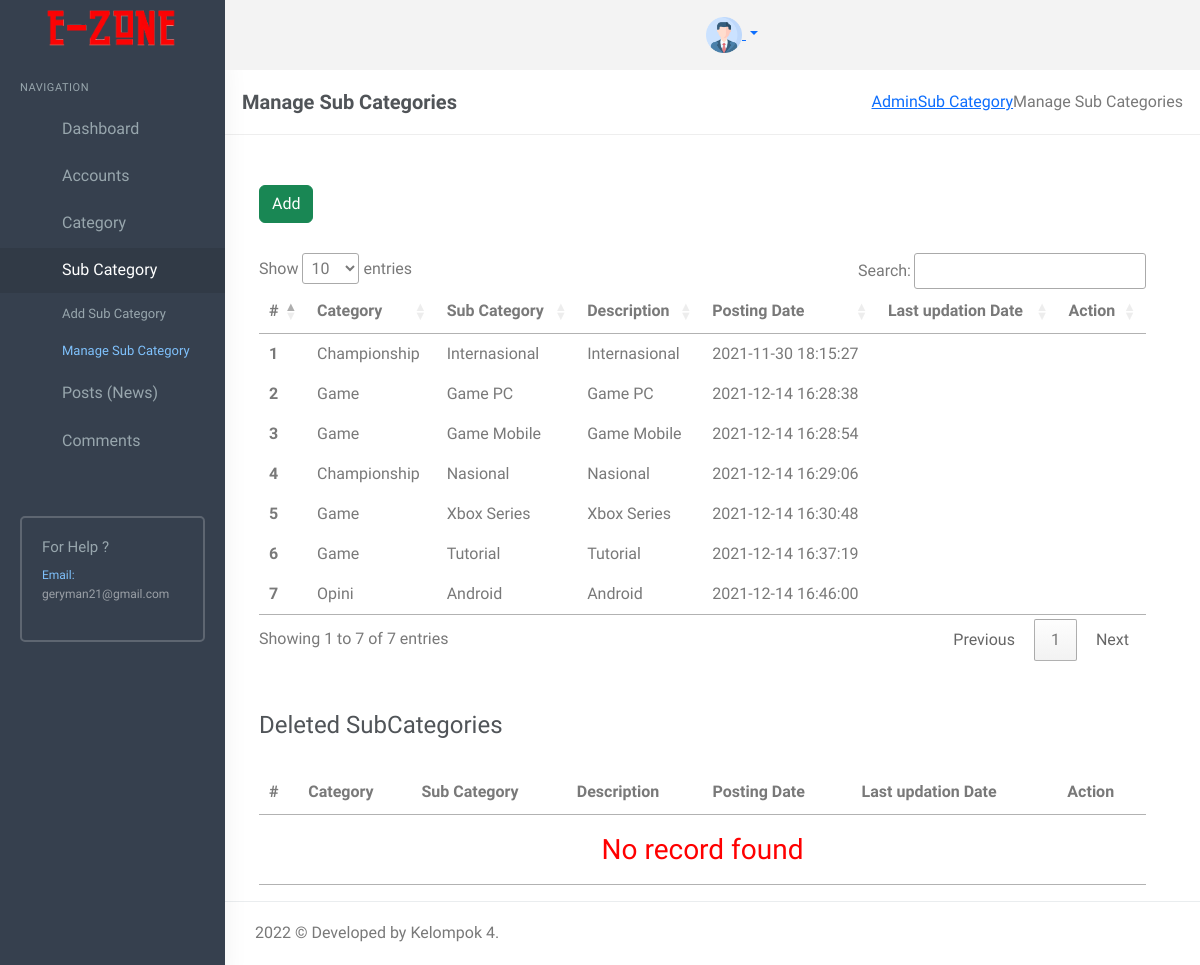
Screenshot of /newsportal/admin/manage-subcategories.php (signed in) with the database file from the repository.
### tables this page shows
CREATE TABLE `tblsubcategory` (
  `SubCategoryId` int(11) NOT NULL,
  `CategoryId` int(11) DEFAULT NULL,
  `Subcategory` varchar(255) DEFAULT NULL,
  `SubCatDescription` mediumtext DEFAULT NULL,
  `PostingDate` timestamp NOT NULL DEFAULT current_timestamp(),
  `UpdationDate` timestamp NULL DEFAULT NULL ON UPDATE current_timestamp(),
  `Is_Active` int(1) DEFAULT NULL
);

CREATE TABLE `tblcategory` (
  `id` int(11) NOT NULL,
  `CategoryName` varchar(200) DEFAULT NULL,
  `Description` mediumtext DEFAULT NULL,
  `PostingDate` timestamp NULL DEFAULT current_timestamp(),
  `UpdationDate` timestamp NULL DEFAULT NULL ON UPDATE current_timestamp(),
  `Is_Active` int(1) DEFAULT NULL
);

### newsportal/admin/manage-subcategories.php (the view, shortened to what this page needs)
<?php
include('includes/config.php');
if (strlen($_SESSION['login']) == 0) {
    header('location:index.php');
} elseif ($_SESSION['utype'] == 2) {
    header('location:index.php');
} else {
?>
    <!DOCTYPE html>
    <html lang="en">
    <head>
        <link href="assets/css/bootstrap.min.css" rel="stylesheet" type="text/css" />
        <link href="assets/css/core.css" rel="stylesheet" type="text/css" />
        <link href="assets/css/icons.css" rel="stylesheet" type="text/css" />
        <link href="assets/css/pages.css" rel="stylesheet" type="text/css" />
        <link href="assets/css/menu.css" rel="stylesheet" type="text/css" />
        <link href="assets/css/responsive.css" rel="stylesheet" type="text/css" />
        <link rel="stylesheet" href="../plugins/switchery/switchery.min.css">
        <link rel="stylesheet" href="https://cdn.datatables.net/1.11.3/css/jquery.dataTables.min.css">
    </head>
    <body class="fixed-left">
        <div id="wrapper">
            <?php include('includes/topheader.php'); ?>
            <?php include('includes/leftsidebar.php'); ?>
            <div class="content-page">
                <div class="content">
                    <div class="container">
                        <div class="row">
                            <div class="col-xs-12">
                                <div class="page-title-box">
                                    <h4 class="page-title">Manage Sub Categories</h4>
                                    <ol class="breadcrumb p-0 m-0">
                                        <li>
                                            <a href="#">Admin</a>
                                        </li>
                                        <li>
                                            <a href="#">Sub Category </a>
                                        </li>
                                        <li class="active">
                                            Manage Sub Categories
                                        </li>
                                    </ol>
                                    <div class="clearfix"></div>
                                </div>
                            </div>
                        </div>
                        <div class="row">
                            <div class="row">
                                <div class="col-md-12">
                                    <div class="demo-box m-t-20">
                                        <div class="m-b-30">
                                            <a href="add-subcategory.php">
                                                <button id="addToTable" class="btn btn-success waves-effect waves-light">Add <i class="mdi mdi-plus-circle-outline"></i></button>
                                            </a>
                                        </div>
                                        <div class="table-responsive">
                                            <table id="table">
                                                <thead>
                                                    <tr>
                                                        <th>#</th>
                                                        <th> Category</th>
                                                        <th>Sub Category</th>
                                                        <th>Description</th>
                                                        <th>Posting Date</th>
                                                        <th>Last updation Date</th>
                                                        <th>Action</th>
                                                    </tr>
                                                </thead>
                                                <tbody>
                                                    <?php
                                                    $query = mysqli_query($con, "Select tblcategory.CategoryName as catname,tblsubcategory.Subcategory as subcatname,tblsubcategory.SubCatDescription as SubCatDescription,tblsubcategory.PostingDate as subcatpostingdate,tblsubcategory.UpdationDate as subcatupdationdate,tblsubcategory.SubCategoryId as subcatid from tblsubcategory join tblcategory on tblsubcategory.CategoryId=tblcategory.id where tblsubcategory.Is_Active=1");
                                                    $cnt = 1;
                                                    $rowcount = mysqli_num_rows($query);
                                                    if ($rowcount == 0) {
                                                    ?>
                                                        <tr>
                                                            <td colspan="7" align="center">
                                                                <h3 style="color:red">No record found</h3>
                                                            </td>
                                                        <tr>
                                                            <?php
                                                        } else {
                                                            while ($row = mysqli_fetch_array($query)) {
                                                            ?>
                                                        <tr>
                                                            <th scope="row"><?php echo htmlentities($cnt); ?></th>
                                                            <td><?php echo htmlentities($row['catname']); ?></td>
                                                            <td><?php echo htmlentities($row['subcatname']); ?></td>
                                                            <td><?php echo htmlentities($row['SubCatDescription']); ?></td>
                                                            <td><?php echo htmlentities($row['subcatpostingdate']); ?></td>
                                                            <td><?php echo htmlentities($row['subcatupdationdate']); ?></td>
                                                            <td><a href="edit-subcategory.php?scid=<?php echo htmlentities($row['subcatid']); ?>"><i class="fa fa-pencil" style="color: #29b6f6;"></i></a>
                                                                &nbsp;<a href="manage-subcategories.php?scid=<?php echo htmlentities($row['subcatid']); ?>&&action=del"> <i class="fa fa-trash-o" style="color: #f05050"></i></a> </td>
                                                        </tr>
                                                <?php
                                                                $cnt++;
                                                            }
                                                        } ?>
                                                </tbody>
                                            </table>
                                        </div>
                                    </div>
                                </div>
                            </div>
                            <div class="row">
                                <div class="col-md-12">
                                    <div class="demo-box m-t-20">
                                        <div class="m-b-30">
                                            <h4><i class="fa fa-trash-o"></i> Deleted SubCategories</h4>
                                        </div>
                                        <div class="table-responsive">
                                            <table id="table1">
                                                <thead>
                                                    <tr>
                                                        <th>#</th>
                                                        <th> Category</th>
                                                        <th>Sub Category</th>
                                                        <th>Description</th>
                                                        <th>Posting Date</th>
                                                        <th>Last updation Date</th>
                                                        <th>Action</th>
                                                    </tr>
                                                </thead>
                                                <tbody>
                                                    <?php
                                                    $query = mysqli_query($con, "Select tblcategory.CategoryName as catname,tblsubcategory.Subcategory as subcatname,tblsubcategory.SubCatDescription as SubCatDescription,tblsubcategory.PostingDate as subcatpostingdate,tblsubcategory.UpdationDate as subcatupdationdate,tblsubcategory.SubCategoryId as subcatid from tblsubcategory join tblcategory on tblsubcategory.CategoryId=tblcategory.id where tblsubcategory.Is_Active=0");
                                                    $rowcount = mysqli_num_rows($query);
                                                    if ($rowcount == 0) {
                                                    ?>
                                                        <tr>
                                                            <td colspan="7" align="center">
                                                                <h3 style="color:red">No record found</h3>
                                                            </td>
                                                            <?php
                                                        } ?>
                                                </tbody>
                                            </table>
                                        </div>
                                    </div>
                                </div>
                            </div>
                        </div>
                    </div>
                    <?php include('includes/footer.php'); ?>
                </div>
            </div>
    </body>
    </html>
<?php } ?>

### newsportal/admin/assets/css/core.css (style rules this page uses)
body { font-family: 'Varela Round', sans-serif; margin: 0; padding-bottom: 60px; overflow-x: hidden; color: #797979; }
html { position: relative; min-height: 100%; }
.h1, .h2, .h3, .h4, .h5, .h6, h1, h2, h3, h4, h5, h6 { color: #505458; font-family: 'Hind Madurai', sans-serif; margin: 10px 0; }
* { outline: none !important; }
.container { width: auto; }
#wrapper { height: 100%; overflow: hidden; width: 100%; }
.p-0 { padding: 0 !important; }
.m-0 { margin: 0 !important; }
.m-t-20 { margin-top: 20px !important; }
.m-b-30 { margin-bottom: 30px !important; }
.row { margin-right: -10px; margin-left: -10px; }
.col-lg-1, .col-lg-10, .col-lg-11, .col-lg-12, .col-lg-2, .col-lg-3, .col-lg-4, .col-lg-5, .col-lg-6, .col-lg-7, .col-lg-8, .col-lg-9, .col-md-1, .col-md-10, .col-md-11, .col-md-12, .col-md-2, .col-md-3, .col-md-4, .col-md-5, .col-md-6, .col-md-7, .col-md-8, .col-md-9, .col-sm-1, .col-sm-10, .col-sm-11, .col-sm-12, .col-sm-2, .col-sm-3, .col-sm-4, .col-sm-5, .col-sm-6, .col-sm-7, .col-sm-8, .col-sm-9, .col-xs-1, .col-xs-10, .col-xs-11, .col-xs-12, .col-xs-2, .col-xs-3, .col-xs-4, .col-xs-5, .col-xs-6, .col-xs-7, .col-xs-8, .col-xs-9 { padding-left: 10px; padding-right: 10px; }
.breadcrumb { background-color: transparent; margin-bottom: 15px; padding-top: 10px; padding-left: 0; }
.waves-effect { position: relative; cursor: pointer; display: inline-block; overflow: hidden; -webkit-user-select: none; -moz-user-select: none; -ms-user-select: none; user-select: none; -webkit-tap-highlight-color: transparent; vertical-align: middle; z-index: 1; will-change: opacity, transform; -webkit-transition: all 0.3s ease-out; -moz-transition: all 0.3s ease-out; -o-transition: all 0.3s ease-out; -ms-transition: all 0.3s ease-out; transition: all 0.3s ease-out; }
.demo-box { padding: 10px 15px; }

### newsportal/admin/assets/css/menu.css (style rules this page uses)
.content-page { margin-left: 225px; overflow: hidden; }
.content-page .content { padding: 0 5px 10px 5px; margin-top: 70px; }
.page-title { font-size: 20px; margin-bottom: 0; margin-top: 0; font-weight: 600; }
.page-title-box { padding: 20px; border-bottom: 1px solid #eee; margin: 0 -20px 20px -20px; }
.page-title-box .page-title { margin-bottom: 0; float: left; }
.page-title-box .breadcrumb { float: right; background-color: transparent !important; }

### rows the page displays
tblsubcategory: CategoryId.CategoryName "Championship", Subcategory "Internasional", SubCatDescription "Internasional", PostingDate "2021-11-30 18:15:27"
tblsubcategory: CategoryId.CategoryName "Game", Subcategory "Game PC", SubCatDescription "Game PC", PostingDate "2021-12-14 16:28:38"
tblsubcategory: CategoryId.CategoryName "Game", Subcategory "Game Mobile", SubCatDescription "Game Mobile", PostingDate "2021-12-14 16:28:54"
tblsubcategory: CategoryId.CategoryName "Championship", Subcategory "Nasional", SubCatDescription "Nasional", PostingDate "2021-12-14 16:29:06"
tblsubcategory: CategoryId.CategoryName "Game", Subcategory "Xbox Series", SubCatDescription "Xbox Series", PostingDate "2021-12-14 16:30:48"
tblsubcategory: CategoryId.CategoryName "Game", Subcategory "Tutorial", SubCatDescription "Tutorial", PostingDate "2021-12-14 16:37:19"
tblsubcategory: CategoryId.CategoryName "Opini", Subcategory "Android", SubCatDescription "Android", PostingDate "2021-12-14 16:46:00"
